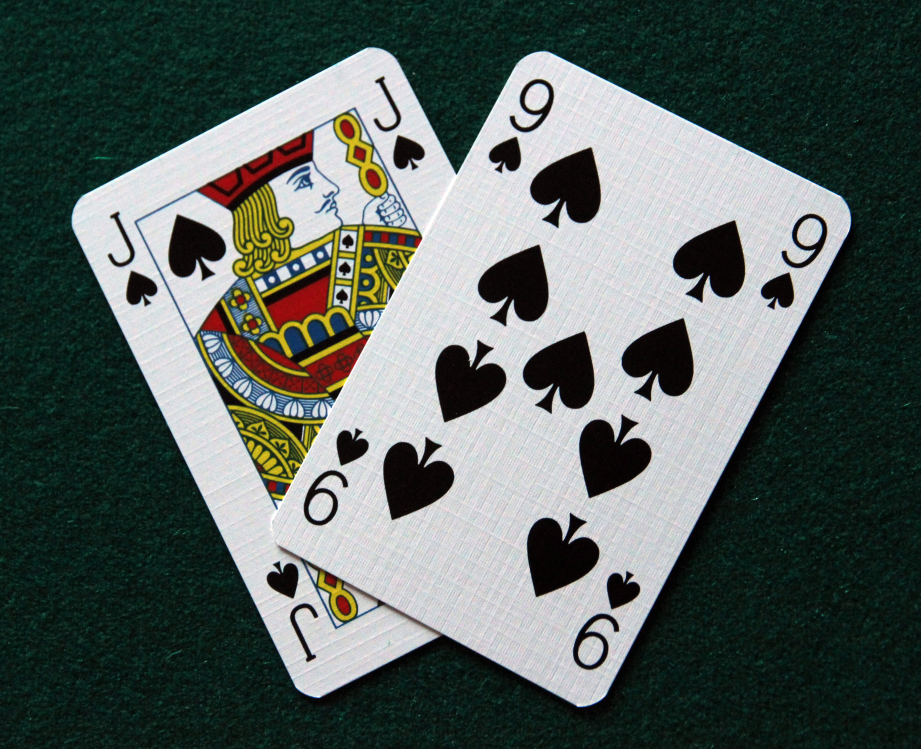
#> input picture Resources/cards.jpg, 3683 x 2996 px (shown at 1/4 size)
$ python 5-Wrap_Prespective.py
#> lines starting #> are read from the running program, lines starting #| are printed output that depends on the picture
# Warp Perspective
# To wrap a specific part from a image

import cv2
import numpy as np

img = cv2.imread("Resources/cards.jpg")
#> img is the input picture: shape (2996, 3683, 3); mean B, G, R 93.5, 97.7, 88
resize = cv2.resize(img, (500, 500))
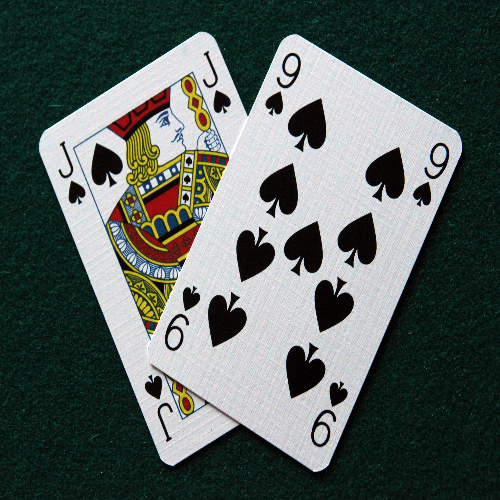
#> resize: shape (500, 500, 3); mean B, G, R 93.3, 97.6, 87.9

width, height = 500, 500
pts1 = np.float32([[111, 219], [287, 188], [154, 482], [352, 440]])  # get points of the part from paint or any software
pts2 = np.float32([[0, 0], [width, 0], [0, height], [width, height]])
matrix = cv2.getPerspectiveTransform(pts1, pts2)
imgOutput = cv2.warpPerspective(img, matrix, (width, height))
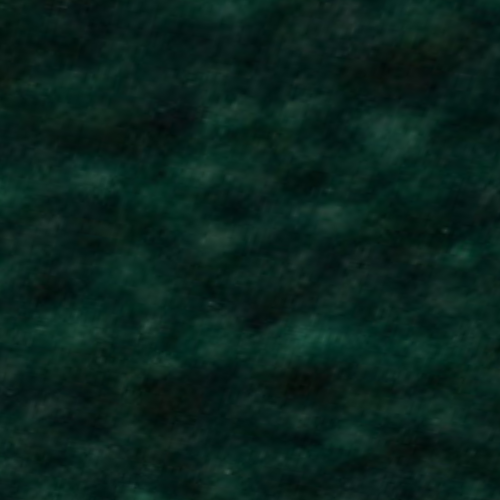
#> imgOutput: shape (500, 500, 3); mean B, G, R 29.3, 36.2, 8.9

cv2.imshow("Output", imgOutput)
cv2.imshow("Card", resize)

cv2.waitKey(0)
